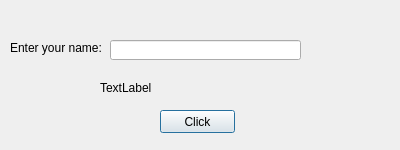
<?xml version="1.0" encoding="UTF-8"?>
<ui version="4.0">
 <class>Dialog</class>
 <widget class="QDialog" name="Dialog">
  <property name="geometry">
   <rect>
    <x>0</x>
    <y>0</y>
    <width>400</width>
    <height>150</height>
   </rect>
  </property>
  <property name="windowTitle">
   <string>Dialog</string>
  </property>
  <widget class="QLineEdit" name="lineEdit">
   <property name="geometry">
    <rect>
     <x>110</x>
     <y>40</y>
     <width>191</width>
     <height>20</height>
    </rect>
   </property>
  </widget>
  <widget class="QLabel" name="label">
   <property name="geometry">
    <rect>
     <x>10</x>
     <y>40</y>
     <width>91</width>
     <height>16</height>
    </rect>
   </property>
   <property name="text">
    <string>Enter your name:</string>
   </property>
  </widget>
  <widget class="QLabel" name="labelResult">
   <property name="geometry">
    <rect>
     <x>100</x>
     <y>80</y>
     <width>181</width>
     <height>16</height>
    </rect>
   </property>
   <property name="text">
    <string>TextLabel</string>
   </property>
  </widget>
  <widget class="QPushButton" name="pushButton">
   <property name="geometry">
    <rect>
     <x>160</x>
     <y>110</y>
     <width>75</width>
     <height>23</height>
    </rect>
   </property>
   <property name="text">
    <string>Click</string>
   </property>
  </widget>
 </widget>
 <resources/>
 <connections/>
</ui>
